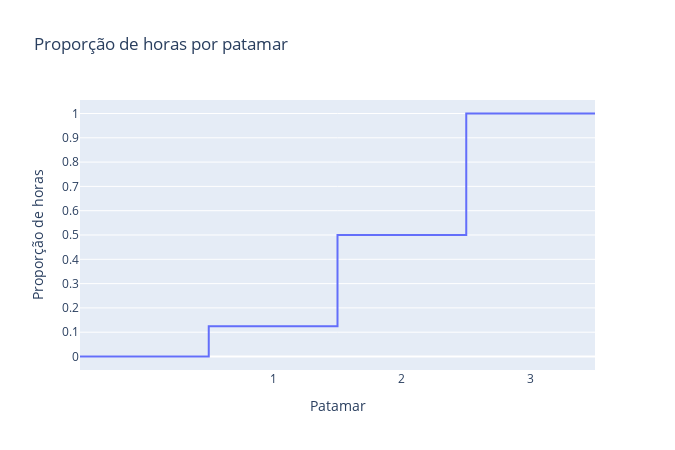

The code cell stored with this chart in its notebook:
### Markdown cell above
### Plotar gráfico com a proporção acumulada

### Code cell
df = pd.DataFrame({
    'Patamar': [' '] + patamares_str + ['  '],
    'Proporção de horas': [0] + list(p_horas_acumulado) + [1]
})

fig = px.line(df, x='Patamar', y='Proporção de horas', title='Proporção de horas por patamar',line_shape='hv')

# formatação do gráfico
altura = 450
fig.update_layout(height=altura, width=altura*1.5)
fig.update_xaxes(tickvals=[0] + list(np.sort(patamares) + 0.5) + [n_patamares], ticktext=[' '] + patamares_str + ['  '])
fig.update_yaxes(tickvals=np.arange(0, 1.1, 0.1))
fig.update_xaxes(showgrid=False)
fig.show()

### Figure 1 — Plotly figure (JSON) as saved in the notebook; plotly's stock layout.template omitted (floating-point values rounded to 4 significant figures)
{"data": [{"hovertemplate": "Patamar=%{x}<br>Proporção de horas=%{y}<extra></extra>", "legendgroup": "", "line": {"color": "#636efa", "dash": "solid", "shape": "hv"}, "marker": {"symbol": "circle"}, "mode": "lines", "name": "", "orientation": "v", "showlegend": false, "type": "scatter", "x": [" ", "1", "2", "3", "  "], "xaxis": "x", "y": [0, 0.125, 0.5, 1, 1], "yaxis": "y"}], "layout": {"height": 450, "legend": {"tracegroupgap": 0}, "title": {"text": "Proporção de horas por patamar"}, "width": 675, "xaxis": {"anchor": "y", "domain": [0, 1], "showgrid": false, "ticktext": [" ", "1", "2", "3", "  "], "tickvals": [0, 1.5, 2.5, 3.5, 3], "title": {"text": "Patamar"}}, "yaxis": {"anchor": "x", "domain": [0, 1], "tickvals": [0, 0.1, 0.2, 0.3, 0.4, 0.5, 0.6, 0.7, 0.8, 0.9, 1], "title": {"text": "Proporção de horas"}}}}
